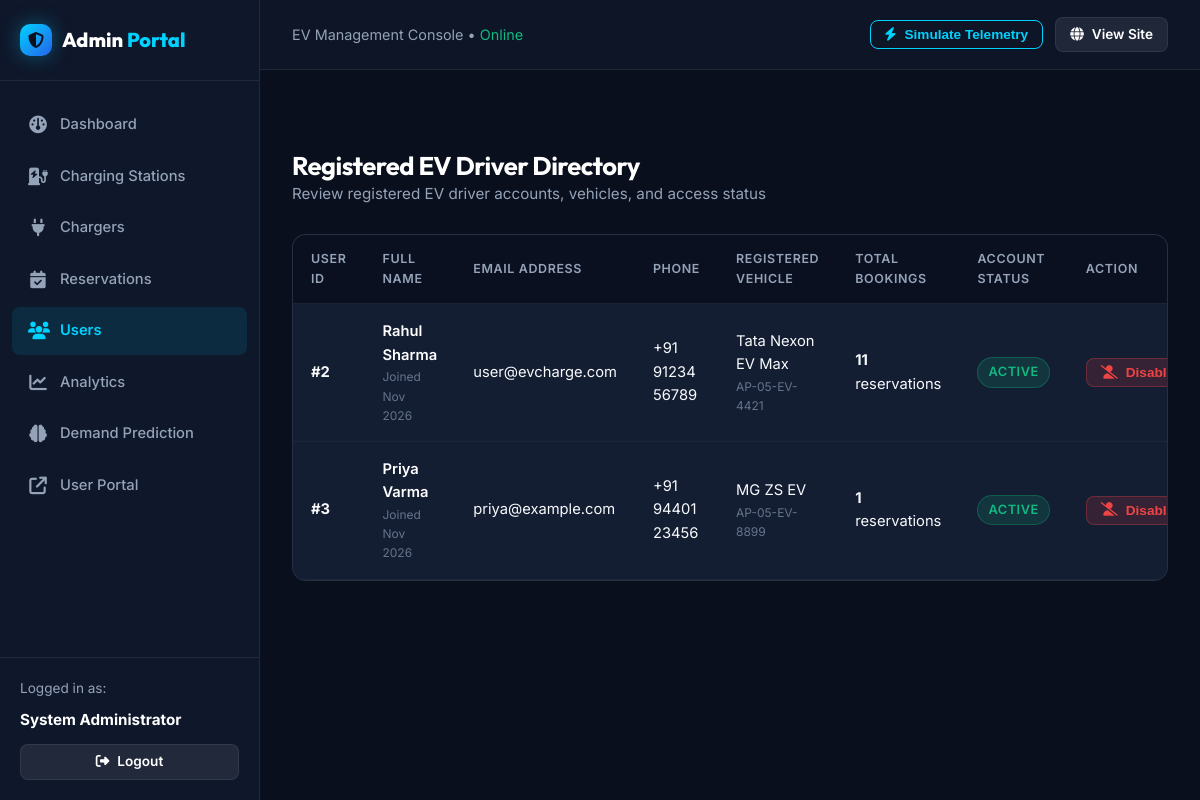
Page /admin/users (signed in) on the committed database.
### database.py (models this page shows, shortened)
class User(db.Model):
    __tablename__ = 'users'
    user_id = db.Column(db.Integer, primary_key=True, autoincrement=True)
    name = db.Column(db.String(100), nullable=False)
    email = db.Column(db.String(120), unique=True, nullable=False, index=True)
    phone = db.Column(db.String(20), nullable=False)
    password = db.Column(db.String(255), nullable=False)
    vehicle_type = db.Column(db.String(50), default='Electric Sedan')
    vehicle_number = db.Column(db.String(25), default='AP-05-EV-1001')
    role = db.Column(db.String(20), default='user')  # 'user' or 'admin'
    status = db.Column(db.String(20), default='active')  # 'active' or 'disabled'
    created_at = db.Column(db.DateTime, default=datetime.utcnow)
    reservations = db.relationship('Reservation', backref='user', lazy=True, cascade='all, delete-orphan')

### app.py (the view)
@app.route('/admin/users')
@admin_required
def admin_users():
    users = User.query.filter_by(role='user').all()
    return render_template('admin/users.html', users=users)

### app.py (called while the page is built)
@app.context_processor
def inject_global_vars():
    user = None
    if 'user_id' in session:
        user = User.query.get(session['user_id'])
    return {
        'current_user': user,
        'current_year': datetime.now().year,
        'is_admin': session.get('role') == 'admin'
    }

def admin_required(f):
    @wraps(f)
    def decorated_function(*args, **kwargs):
        if 'user_id' not in session or session.get('role') != 'admin':
            flash('Access restricted. Admin credentials required.', 'danger')
            return redirect(url_for('login'))
        return f(*args, **kwargs)
    return decorated_function

### templates/admin/users.html (shortened to what this page needs)
{% extends "admin/base_admin.html" %}
{% block admin_content %}
<div>
    <div style="display: flex; justify-content: space-between; align-items: center; margin-bottom: 28px;">
        <div>
            <h1 class="admin-header-title">Registered EV Driver Directory</h1>
            <p style="color: var(--text-secondary); font-size: 0.95rem;">Review registered EV driver accounts, vehicles, and access status</p>
        </div>
    </div>
    <div class="table-responsive">
        <table class="custom-table">
            <thead>
                <tr>
                    <th>User ID</th>
                    <th>Full Name</th>
                    <th>Email Address</th>
                    <th>Phone</th>
                    <th>Registered Vehicle</th>
                    <th>Total Bookings</th>
                    <th>Account Status</th>
                    <th>Action</th>
                </tr>
            </thead>
            <tbody>
                {% for u in users %}
                <tr>
                    <td><strong>#{{ u.user_id }}</strong></td>
                    <td>
                        <div style="font-weight: 600; color: #FFFFFF;">{{ u.name }}</div>
                        <div style="font-size: 0.75rem; color: var(--text-muted);">Joined {{ u.created_at.strftime('%b %Y') if u.created_at else '' }}</div>
                    </td>
                    <td>{{ u.email }}</td>
                    <td>{{ u.phone }}</td>
                    <td>
                        <div>{{ u.vehicle_type }}</div>
                        <div style="font-size: 0.75rem; color: var(--text-muted);">{{ u.vehicle_number }}</div>
                    </td>
                    <td><strong>{{ u.reservations|length }}</strong> reservations</td>
                    <td>
                        <span class="badge {% if u.status == 'active' %}badge-success{% else %}badge-danger{% endif %}">
                            {{ u.status }}
                        </span>
                    </td>
                    <td>
                        <form method="POST" action="{{ url_for('api_admin_toggle_user_status', user_id=u.user_id) }}">
                            {% if u.status == 'active' %}
                            <button type="submit" class="btn btn-danger btn-sm" title="Disable user access">
                                <i class="fa-solid fa-user-slash"></i> Disable
                            </button>
                            {% else %}
                            <button type="submit" class="btn btn-secondary btn-sm" title="Reactivate user access">
                                <i class="fa-solid fa-user-check"></i> Activate
                            </button>
                            {% endif %}
                        </form>
                    </td>
                </tr>
                {% endfor %}
            </tbody>
        </table>
    </div>
</div>
{% endblock %}

### templates/admin/base_admin.html (shortened to what this page needs)
<!DOCTYPE html>
<html lang="en">
<head>
    <link rel="stylesheet" href="https://cdnjs.cloudflare.com/ajax/libs/font-awesome/6.5.1/css/all.min.css">
    <link rel="stylesheet" href="{{ url_for('static', filename='css/style.css') }}">
    <link rel="stylesheet" href="{{ url_for('static', filename='css/admin.css') }}">
</head>
<body>
    <div class="admin-layout">
        <aside class="admin-sidebar" id="adminSidebar">
            <div class="admin-sidebar-header">
                <a href="{{ url_for('admin_dashboard') }}" class="brand-logo" style="font-size: 1.25rem;">
                    <span class="brand-icon" style="width: 32px; height: 32px; font-size: 1rem;"><i class="fa-solid fa-shield-halved"></i></span>
                    <span>Admin <span class="brand-accent">Portal</span></span>
                </a>
            </div>
            <ul class="admin-nav">
                <li class="admin-nav-item">
                    <a href="{{ url_for('admin_dashboard') }}" class="admin-nav-link {% if request.endpoint == 'admin_dashboard' %}active{% endif %}">
                        <i class="fa-solid fa-gauge"></i>
                        <span>Dashboard</span>
                    </a>
                </li>
                <li class="admin-nav-item">
                    <a href="{{ url_for('admin_stations') }}" class="admin-nav-link {% if request.endpoint == 'admin_stations' %}active{% endif %}">
                        <i class="fa-solid fa-charging-station"></i>
                        <span>Charging Stations</span>
                    </a>
                </li>
                <li class="admin-nav-item">
                    <a href="{{ url_for('admin_chargers') }}" class="admin-nav-link {% if request.endpoint == 'admin_chargers' %}active{% endif %}">
                        <i class="fa-solid fa-plug"></i>
                        <span>Chargers</span>
                    </a>
                </li>
                <li class="admin-nav-item">
                    <a href="{{ url_for('admin_reservations') }}" class="admin-nav-link {% if request.endpoint == 'admin_reservations' %}active{% endif %}">
                        <i class="fa-solid fa-calendar-check"></i>
                        <span>Reservations</span>
                    </a>
                </li>
                <li class="admin-nav-item">
                    <a href="{{ url_for('admin_users') }}" class="admin-nav-link {% if request.endpoint == 'admin_users' %}active{% endif %}">
                        <i class="fa-solid fa-users"></i>
                        <span>Users</span>
                    </a>
                </li>
                <li class="admin-nav-item">
                    <a href="{{ url_for('analytics') }}" class="admin-nav-link">
                        <i class="fa-solid fa-chart-line"></i>
                        <span>Analytics</span>
                    </a>
                </li>
                <li class="admin-nav-item">
                    <a href="{{ url_for('ml_demand') }}" class="admin-nav-link">
                        <i class="fa-solid fa-brain"></i>
                        <span>Demand Prediction</span>
                    </a>
                </li>
                <li class="admin-nav-item">
                    <a href="{{ url_for('index') }}" class="admin-nav-link" target="_blank">
                        <i class="fa-solid fa-arrow-up-right-from-square"></i>
                        <span>User Portal</span>
                    </a>
                </li>
            </ul>
            <div class="admin-sidebar-footer">
                <div style="font-size: 0.85rem; color: var(--text-secondary); margin-bottom: 8px;">Logged in as:</div>
                <div style="font-weight: 700; color: #FFFFFF; font-size: 0.95rem; margin-bottom: 12px;">{{ current_user.name }}</div>
                <a href="{{ url_for('logout') }}" class="btn btn-secondary btn-sm" style="width: 100%;">
                    <i class="fa-solid fa-right-from-bracket"></i> Logout
                </a>
            </div>
        </aside>
        <div class="admin-main">
            <header class="admin-topbar">
                <div style="display: flex; align-items: center; gap: 14px;">
                    <div style="font-size: 0.9rem; color: var(--text-secondary);">
                        EV Management Console &bull; <span style="color: #10B981;">Online</span>
                    </div>
                </div>
                <div style="display: flex; align-items: center; gap: 12px;">
                    <button id="livePulseBtn" class="btn btn-outline btn-sm">
                        <i class="fa-solid fa-bolt"></i> Simulate Telemetry
                    </button>
                    <a href="{{ url_for('index') }}" class="btn btn-secondary btn-sm">
                        <i class="fa-solid fa-globe"></i> View Site
                    </a>
                </div>
            </header>
            <div class="container alert-container" style="padding-top: 16px;">
            </div>
            <div class="admin-content">
                {% block admin_content %}{% endblock %}
            </div>
        </div>
    </div>
</body>
</html>

### static/css/style.css (style rules this page uses)
:root { --bg-primary: #0A0F1D; --bg-secondary: #0F172A; --bg-card: #141E33; --bg-card-hover: #1A2744; --bg-glass: rgba(20, 30, 51, 0.75); --border-color: rgba(255, 255, 255, 0.08); --border-accent: rgba(0, 210, 255, 0.3); --electric-cyan: #00D2FF; --electric-blue: #2563EB; --electric-purple: #8B5CF6; --electric-glow: 0 0 20px rgba(0, 210, 255, 0.35); --electric-glow-lg: 0 0 35px rgba(0, 210, 255, 0.45); --status-available: #10B981; --status-available-glow: rgba(16, 185, 129, 0.3); --status-occupied: #EF4444; --status-occupied-glow: rgba(239, 68, 68, 0.3); --status-warning: #F59E0B; --status-warning-glow: rgba(245, 158, 11, 0.3); --text-primary: #F8FAFC; --text-secondary: #94A3B8; --text-muted: #64748B; --gradient-hero: linear-gradient(135deg, #0A0F1D 0%, #0F1B38 50%, #0A142A 100%); --gradient-electric: linear-gradient(135deg, #00D2FF 0%, #2563EB 100%); --gradient-card: linear-gradient(180deg, rgba(25, 36, 61, 0.6) 0%, rgba(15, 23, 42, 0.8) 100%); --radius-sm: 8px; --radius-md: 14px; --radius-lg: 20px; --radius-full: 9999px; --shadow-sm: 0 2px 8px rgba(0, 0, 0, 0.25); --shadow-md: 0 8px 24px rgba(0, 0, 0, 0.35); --shadow-lg: 0 16px 40px rgba(0, 0, 0, 0.45); --transition-fast: 0.2s cubic-bezier(0.4, 0, 0.2, 1); --transition-smooth: 0.3s cubic-bezier(0.4, 0, 0.2, 1); }
* { margin: 0; padding: 0; box-sizing: border-box; }
html { scroll-behavior: smooth; }
body { font-family: 'Inter', -apple-system, BlinkMacSystemFont, 'Segoe UI', Roboto, sans-serif; background-color: var(--bg-primary); color: var(--text-primary); min-height: 100vh; display: flex; flex-direction: column; overflow-x: hidden; line-height: 1.6; }
h1, h2, h3, h4, h5, h6 { font-family: 'Outfit', sans-serif; color: #FFFFFF; font-weight: 700; letter-spacing: -0.02em; line-height: 1.25; }
a { color: var(--electric-cyan); text-decoration: none; transition: var(--transition-fast); }
.container { max-width: 1240px; margin: 0 auto; padding: 0 24px; }
.brand-logo { display: flex; align-items: center; gap: 10px; font-family: 'Outfit', sans-serif; font-size: 1.45rem; font-weight: 800; color: #FFFFFF; text-decoration: none; }
.brand-icon { display: inline-flex; align-items: center; justify-content: center; width: 38px; height: 38px; background: var(--gradient-electric); border-radius: 10px; color: #0A0F1D; font-size: 1.2rem; box-shadow: var(--electric-glow); }
.brand-accent { color: var(--electric-cyan); }
.btn { display: inline-flex; align-items: center; justify-content: center; gap: 8px; padding: 10px 20px; border-radius: var(--radius-sm); font-weight: 600; font-size: 0.92rem; cursor: pointer; transition: var(--transition-smooth); border: none; outline: none; text-decoration: none; }
.btn-secondary { background: rgba(255, 255, 255, 0.08); color: #FFFFFF; border: 1px solid var(--border-color); }
.btn-outline { background: transparent; border: 1px solid var(--electric-cyan); color: var(--electric-cyan); }
.btn-danger { background: rgba(239, 68, 68, 0.15); color: #EF4444; border: 1px solid rgba(239, 68, 68, 0.3); }
.btn-sm { padding: 6px 14px; font-size: 0.85rem; }
.badge { display: inline-flex; align-items: center; gap: 6px; padding: 4px 10px; border-radius: var(--radius-full); font-size: 0.8rem; font-weight: 600; text-transform: uppercase; letter-spacing: 0.04em; }
.badge-success { background: rgba(16, 185, 129, 0.15); color: #10B981; border: 1px solid rgba(16, 185, 129, 0.3); }
.table-responsive { width: 100%; overflow-x: auto; border-radius: var(--radius-md); border: 1px solid var(--border-color); background: var(--bg-card); }
.custom-table { width: 100%; border-collapse: collapse; text-align: left; font-size: 0.92rem; }
.custom-table th { background: rgba(10, 15, 29, 0.85); padding: 14px 18px; color: var(--text-secondary); font-weight: 600; text-transform: uppercase; font-size: 0.78rem; letter-spacing: 0.05em; border-bottom: 1px solid var(--border-color); }
.custom-table td { padding: 16px 18px; border-bottom: 1px solid rgba(255, 255, 255, 0.04); color: var(--text-primary); }
.alert-container { margin: 16px 0; }

### rows in the picture
User: name "System Administrator"
User: user_id "2", name "Rahul Sharma", created_at "Nov 2026", email "user@evcharge.com", phone "+91 91234 56789", vehicle_type "Tata Nexon EV Max", vehicle_number "AP-05-EV-4421", reservations|length "11", status "ACTIVE", shows "Disable"
User: user_id "3", name "Priya Varma", created_at "Nov 2026", email "priya@example.com", phone "+91 94401 23456", vehicle_type "MG ZS EV", vehicle_number "AP-05-EV-8899", reservations|length "1", status "ACTIVE", shows "Disable"
